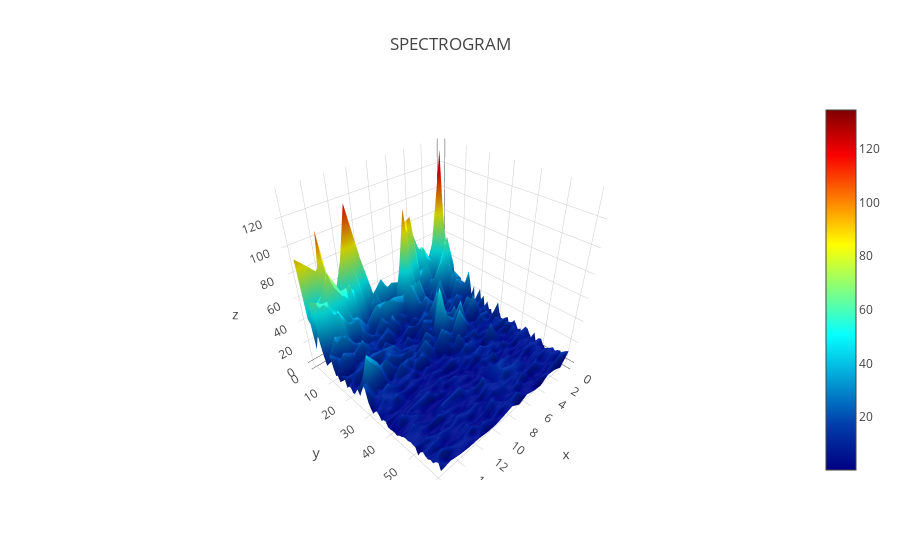

This figure's notebook cell:
### Code cell
spec, freq, time, im = plt.specgram(bpm_np, NFFT=128, mode = 'magnitude', noverlap=32, Fs=1, interpolation='bilinear')

#for i in range(len(spec)):
#    print spec[i]

spec = np.delete(spec, 0, 0)
spec = np.delete(spec, 0, 0)
spec = np.delete(spec, 0, 0)

data = [
    go.Surface(
        z=spec,
        colorscale = 'Jet'
    )
]
layout = go.Layout(
    title='SPECTROGRAM',
    autosize=True
    )
fig = go.Figure(data=data, layout=layout)
iplot(fig, filename='elevations-3d-surface')

### Figure 1 — Plotly figure (JSON) as saved in the notebook; plotly's stock layout.template omitted (floating-point values rounded to 4 significant figures; data arrays with more than 128 entries replaced by an {"elided": "..."} marker saying what was removed)
{"data": [{"colorscale": "Jet", "type": "surface", "z": {"elided": "62x17 float values"}}], "layout": {"autosize": true, "title": "SPECTROGRAM"}}
